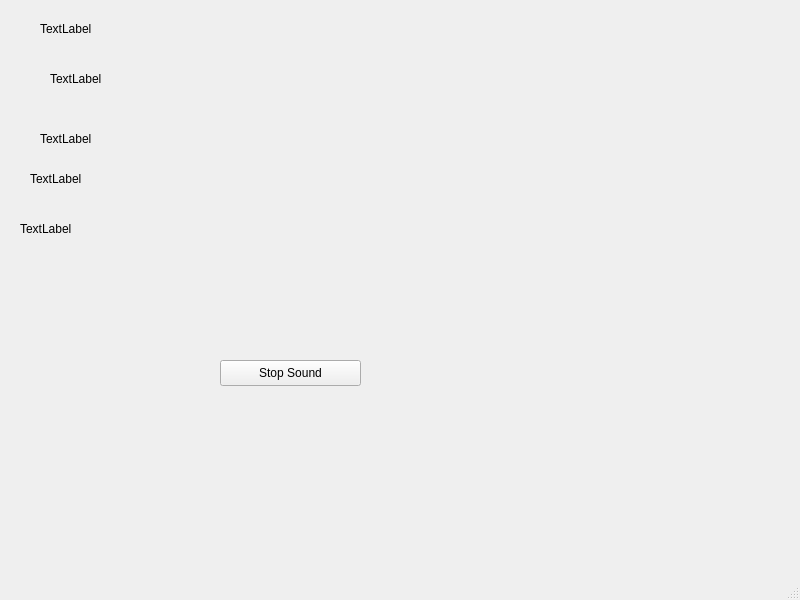
<?xml version="1.0" encoding="UTF-8"?>
<ui version="4.0">
 <class>MainWindow</class>
 <widget class="QMainWindow" name="MainWindow">
  <property name="geometry">
   <rect>
    <x>0</x>
    <y>0</y>
    <width>800</width>
    <height>600</height>
   </rect>
  </property>
  <property name="windowTitle">
   <string>MainWindow</string>
  </property>
  <widget class="QWidget" name="centralwidget">
   <widget class="QPushButton" name="pushButton">
    <property name="geometry">
     <rect>
      <x>220</x>
      <y>360</y>
      <width>141</width>
      <height>26</height>
     </rect>
    </property>
    <property name="text">
     <string>Stop Sound</string>
    </property>
   </widget>
   <widget class="QLabel" name="label">
    <property name="geometry">
     <rect>
      <x>40</x>
      <y>20</y>
      <width>121</width>
      <height>18</height>
     </rect>
    </property>
    <property name="text">
     <string>TextLabel</string>
    </property>
   </widget>
   <widget class="QLabel" name="label_2">
    <property name="geometry">
     <rect>
      <x>50</x>
      <y>70</y>
      <width>121</width>
      <height>18</height>
     </rect>
    </property>
    <property name="text">
     <string>TextLabel</string>
    </property>
   </widget>
   <widget class="QLabel" name="label_3">
    <property name="geometry">
     <rect>
      <x>40</x>
      <y>130</y>
      <width>161</width>
      <height>18</height>
     </rect>
    </property>
    <property name="text">
     <string>TextLabel</string>
    </property>
   </widget>
   <widget class="QLabel" name="label_4">
    <property name="geometry">
     <rect>
      <x>30</x>
      <y>170</y>
      <width>141</width>
      <height>18</height>
     </rect>
    </property>
    <property name="text">
     <string>TextLabel</string>
    </property>
   </widget>
   <widget class="QLabel" name="label_5">
    <property name="geometry">
     <rect>
      <x>20</x>
      <y>220</y>
      <width>151</width>
      <height>18</height>
     </rect>
    </property>
    <property name="text">
     <string>TextLabel</string>
    </property>
   </widget>
  </widget>
  <widget class="QMenuBar" name="menubar">
   <property name="geometry">
    <rect>
     <x>0</x>
     <y>0</y>
     <width>800</width>
     <height>23</height>
    </rect>
   </property>
  </widget>
  <widget class="QStatusBar" name="statusbar"/>
 </widget>
 <resources/>
 <connections/>
</ui>
